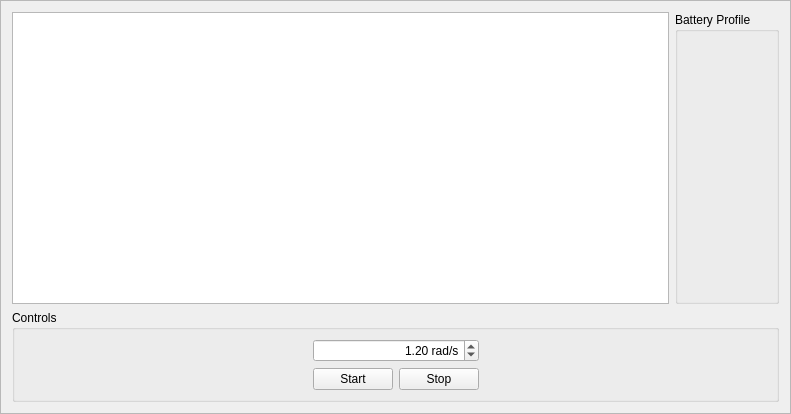
<?xml version="1.0" encoding="UTF-8"?>
<ui version="4.0">
 <class>battery_profile_frame</class>
 <widget class="QFrame" name="battery_profile_frame">
  <property name="geometry">
   <rect>
    <x>0</x>
    <y>0</y>
    <width>791</width>
    <height>414</height>
   </rect>
  </property>
  <property name="windowTitle">
   <string>Frame</string>
  </property>
  <property name="frameShape">
   <enum>QFrame::StyledPanel</enum>
  </property>
  <property name="frameShadow">
   <enum>QFrame::Raised</enum>
  </property>
  <layout class="QGridLayout" name="gridLayout_2">
   <item row="0" column="0">
    <widget class="QTextBrowser" name="text_browser">
     <property name="autoFormatting">
      <set>QTextEdit::AutoAll</set>
     </property>
     <property name="tabChangesFocus">
      <bool>true</bool>
     </property>
     <property name="documentTitle">
      <string/>
     </property>
     <property name="source">
      <url>
       <string>qrc:/text/battery_profile.html</string>
      </url>
     </property>
     <property name="openLinks">
      <bool>false</bool>
     </property>
    </widget>
   </item>
   <item row="0" column="1">
    <widget class="QGroupBox" name="battery_profile_group_box">
     <property name="title">
      <string>Battery Profile</string>
     </property>
    </widget>
   </item>
   <item row="1" column="0" colspan="2">
    <widget class="QGroupBox" name="groupBox">
     <property name="title">
      <string>Controls</string>
     </property>
     <layout class="QGridLayout" name="gridLayout">
      <item row="0" column="0">
       <spacer name="horizontalSpacer_5">
        <property name="orientation">
         <enum>Qt::Horizontal</enum>
        </property>
        <property name="sizeHint" stdset="0">
         <size>
          <width>96</width>
          <height>17</height>
         </size>
        </property>
       </spacer>
      </item>
      <item row="0" column="1" colspan="2">
       <widget class="QDoubleSpinBox" name="angular_speed_spinbox">
        <property name="alignment">
         <set>Qt::AlignRight|Qt::AlignTrailing|Qt::AlignVCenter</set>
        </property>
        <property name="prefix">
         <string/>
        </property>
        <property name="suffix">
         <string> rad/s</string>
        </property>
        <property name="maximum">
         <double>3.140000000000000</double>
        </property>
        <property name="singleStep">
         <double>0.100000000000000</double>
        </property>
        <property name="value">
         <double>1.200000000000000</double>
        </property>
       </widget>
      </item>
      <item row="0" column="3">
       <spacer name="horizontalSpacer_2">
        <property name="orientation">
         <enum>Qt::Horizontal</enum>
        </property>
        <property name="sizeHint" stdset="0">
         <size>
          <width>96</width>
          <height>20</height>
         </size>
        </property>
       </spacer>
      </item>
      <item row="1" column="0">
       <spacer name="horizontalSpacer_6">
        <property name="orientation">
         <enum>Qt::Horizontal</enum>
        </property>
        <property name="sizeHint" stdset="0">
         <size>
          <width>181</width>
          <height>20</height>
         </size>
        </property>
       </spacer>
      </item>
      <item row="1" column="1">
       <widget class="QPushButton" name="start_button">
        <property name="text">
         <string>Start</string>
        </property>
       </widget>
      </item>
      <item row="1" column="2">
       <widget class="QPushButton" name="stop_button">
        <property name="text">
         <string>Stop</string>
        </property>
       </widget>
      </item>
      <item row="1" column="3">
       <spacer name="horizontalSpacer_3">
        <property name="orientation">
         <enum>Qt::Horizontal</enum>
        </property>
        <property name="sizeHint" stdset="0">
         <size>
          <width>167</width>
          <height>20</height>
         </size>
        </property>
       </spacer>
      </item>
     </layout>
    </widget>
   </item>
  </layout>
 </widget>
 <resources>
  <include location="../resources/text.qrc"/>
 </resources>
 <connections/>
</ui>
